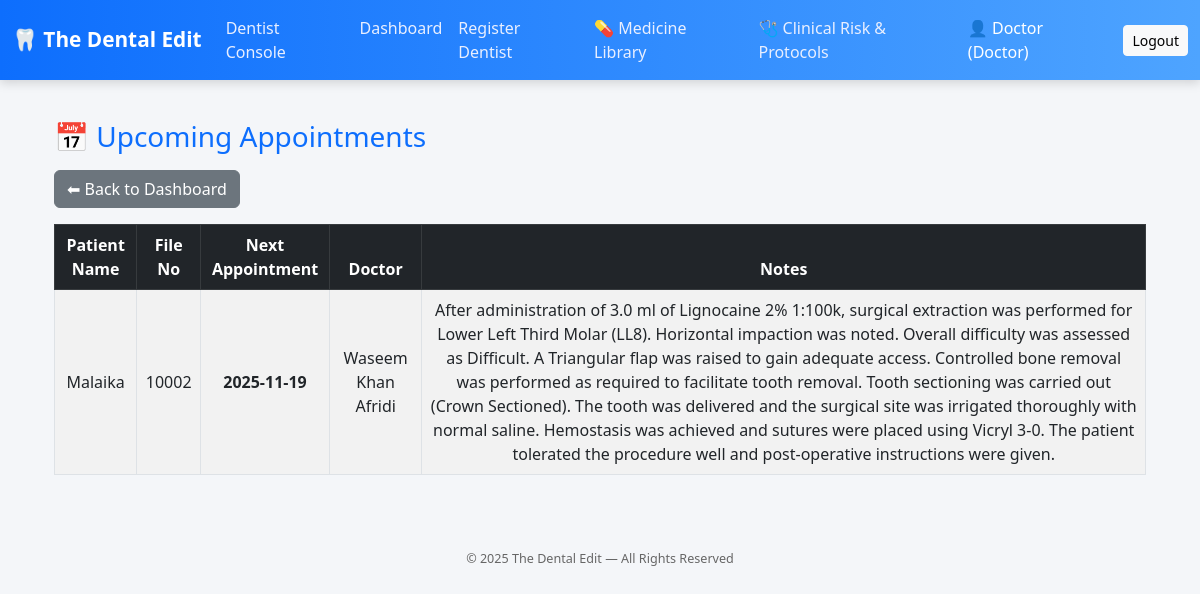
Before: /due_appointments (signed in) with the older database file.
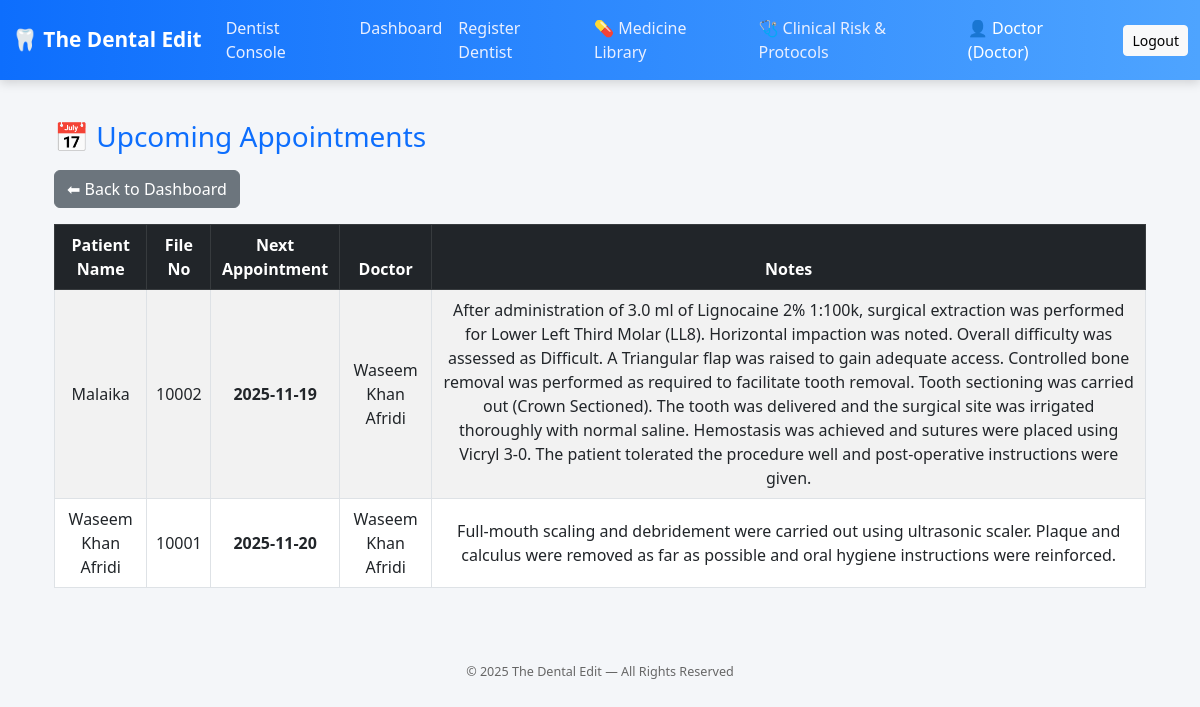
After: the same page with the newer database file.
### Dentaleditapp.py (models this page shows, shortened)
class Patient(db.Model):
    __tablename__ = 'patients'
    id = db.Column(db.Integer, primary_key=True)
    file_no = db.Column(db.String(50), unique=True)
    full_name = db.Column(db.String(150))
    father_or_spouse_name = db.Column(db.String(150))
    gender = db.Column(db.String(20))
    dob_or_age = db.Column(db.String(50))
    marital_status = db.Column(db.String(50))
    occupation = db.Column(db.String(100))
    contact = db.Column(db.String(50))
    email = db.Column(db.String(100))
    cnic = db.Column(db.String(20))
    address = db.Column(db.Text)
    date = db.Column(db.String(20), default=date.today().strftime("%Y-%m-%d"))
    created_by = db.Column(db.String(100))
    heart_disease = db.Column(db.String(10))
    blood_pressure = db.Column(db.String(10))
    diabetes = db.Column(db.String(10))
    asthma = db.Column(db.String(10))
    tuberculosis = db.Column(db.String(10))
    hepatitis = db.Column(db.String(10))
    bleeding_disorder = db.Column(db.String(10))
    epilepsy = db.Column(db.String(10))
    thyroid_disorder = db.Column(db.String(10))
    kidney_disease = db.Column(db.String(10))
    stomach_ulcers = db.Column(db.String(10))
    psychiatric_disorder = db.Column(db.String(10))
    medications = db.Column(db.Text)
    allergies = db.Column(db.Text)
    other_health = db.Column(db.Text)
    pregnant = db.Column(db.String(10))
    breastfeeding = db.Column(db.String(10))
    pregnancy_weeks = db.Column(db.String(20))
    surgery_history = db.Column(db.Text)
    last_dental_visit = db.Column(db.String(50))
    last_dental_reason = db.Column(db.String(50))
    treat_fillings = db.Column(db.String(10))
    treat_rct = db.Column(db.String(10))
    treat_crowns = db.Column(db.String(10))
    treat_extractions = db.Column(db.String(10))
    treat_scaling = db.Column(db.String(10))
    treat_denture = db.Column(db.String(10))
    treat_braces = db.Column(db.String(10))
    treat_implant = db.Column(db.String(10))
    treat_other = db.Column(db.String(100))
    bad_experience = db.Column(db.String(10))
    bad_experience_details = db.Column(db.Text)
    gum_bleeding = db.Column(db.String(10))
    gum_loose = db.Column(db.String(10))
    gum_badbreath = db.Column(db.String(10))
    gum_none = db.Column(db.String(10))
    sensitive_teeth = db.Column(db.String(10))
    frequent_cavities = db.Column(db.String(10))
    caries_none = db.Column(db.String(10))
    fractured_tooth = db.Column(db.String(10))
    jaw_accident = db.Column(db.String(10))
    trauma_none = db.Column(db.String(10))
    prosthesis_crown = db.Column(db.String(10))
    prosthesis_denture = db.Column(db.String(10))
    prosthesis_implant = db.Column(db.String(10))
    prosthesis_braces = db.Column(db.String(10))
    prosthesis_none = db.Column(db.String(10))
    uses_tobacco = db.Column(db.String(10))
    uses_naswar = db.Column(db.String(10))
    uses_paan = db.Column(db.String(10))
    uses_smoke = db.Column(db.String(10))
    smoking_frequency = db.Column(db.String(100))
    tmj_issue = db.Column(db.Text)
    tmj_notes = db.Column(db.Text)
    oral_hygiene = db.Column(db.Text)
    caries_risk = db.Column(db.Text)
    soft_tissue_notes = db.Column(db.Text)
    dental_notes = db.Column(db.Text)
    cases = db.relationship('Case', backref='patient', cascade="all, delete-orphan", lazy='joined')
    treatments = db.relationship('Treatment', backref='patient', cascade="all, delete-orphan", lazy='joined')
    visits = db.relationship('Visit', backref='patient', cascade="all, delete-orphan", lazy=True)

class Treatment(db.Model):
    __tablename__ = 'treatments'
    id = db.Column(db.Integer, primary_key=True)
    parent_treatment_id = db.Column(
        db.Integer,
        db.ForeignKey('treatments.id'),
        nullable=True
    )
    sub_treatments = db.relationship(
        'Treatment',
        backref=db.backref('parent_treatment', remote_side='Treatment.id'),
        cascade="all, delete-orphan",
        lazy=True
    )
    treatment_category = db.Column(db.String(100))   # RCT / Extraction / Ortho / Cosmetic / etc.
    treatment_type = db.Column(db.String(150))       # Specific option selected from dropdown
    date = db.Column(db.String(20), default=datetime.now().strftime("%Y-%m-%d"))
    notes = db.Column(db.Text)                       # Auto + Manual clinical notes
    post_op = db.Column(db.Text)                     # Post-op instructions generated by script
    amount = db.Column(db.Float)                     # Treatment Fee
    next_appointment = db.Column(db.String(20))
    status = db.Column(db.String(20), default="Ongoing")
    tooth_number = db.Column(db.String(10))          # e.g. UR6, LL3, UL-A
    multi_tooth = db.Column(db.String(50))           # Bridges, Implants, Multi-site
    obturation_material = db.Column(db.String(100))
    working_length = db.Column(db.Text)
    maf = db.Column(db.Text)
    extraction_type = db.Column(db.String(100))          # Simple / Surgical
    impaction_type = db.Column(db.String(100))
    extraction_difficulty = db.Column(db.String(50))
    flap_type = db.Column(db.String(100))
    bone_removal = db.Column(db.Boolean, default=False)
    suture_type = db.Column(db.String(100))
    tooth_sectioning = db.Column(db.Boolean, default=False)
    sectioning_details = db.Column(db.String(200))
    surgical_details = db.Column(db.Text)
    ortho_details = db.Column(db.Text)
    pediatric_details = db.Column(db.Text)
    cosmetic_details = db.Column(db.Text)
    attachment = db.Column(db.String(200))             # Legacy, keep for compatibility
    doctor = db.Column(db.String(100))                 # Saved clinician name
    dentist_id = db.Column(db.Integer, db.ForeignKey('dentists.id'))
    patient_id = db.Column(db.Integer, db.ForeignKey('patients.id'))
    case_id = db.Column(db.Integer, db.ForeignKey('cases.id'))
    visit_id = db.Column(db.Integer, db.ForeignKey('visits.id'))
    followups = db.relationship(
        'FollowUp',
        backref='treatment',
        cascade="all, delete-orphan",
        lazy='joined'
    )
    related_files = db.relationship(
        'Radiograph',
        backref='treatment',
        lazy=True
    )

### Dentaleditapp.py (the view)
@app.route("/due_appointments")
def due_appointments():
    if not require_role(["doctor", "assistant"]):
        return redirect(url_for("login"))
    today = datetime.now().strftime("%Y-%m-%d")
    appointments = Treatment.query.filter(
        Treatment.next_appointment != None,
        Treatment.next_appointment != "",
        Treatment.next_appointment >= today
    ).order_by(Treatment.next_appointment.asc()).all()
    return render_template("due_appointments.html", appointments=appointments)

### Dentaleditapp.py (called while the page is built)
def require_role(roles):
    return session.get("role") in roles

### templates/due_appointments.html
{% extends "layout.html" %}
{% block content %}
<div class="container mt-4">
  <h3 class="text-primary mb-3">📅 Upcoming Appointments</h3>
  <a href="{{ url_for('dashboard_main') }}" class="btn btn-secondary mb-3">⬅ Back to Dashboard</a>
  {% if appointments %}
  <table class="table table-striped table-bordered text-center align-middle">
    <thead class="table-dark">
      <tr>
        <th>Patient Name</th>
        <th>File No</th>
        <th>Next Appointment</th>
        <th>Doctor</th>
        <th>Notes</th>
      </tr>
    </thead>
    <tbody>
      {% for t in appointments %}
      <tr>
        <td>{{ t.patient.full_name }}</td>
        <td>{{ t.patient.file_no }}</td>
        <td><strong>{{ t.next_appointment }}</strong></td>
        <td>{{ t.doctor }}</td>
        <td>{{ t.notes or '—' }}</td>
      </tr>
      {% endfor %}
    </tbody>
  </table>
  {% else %}
  <div class="alert alert-info">No upcoming appointments found.</div>
  {% endif %}
</div>
{% endblock %}

### templates/layout.html (shortened to what this page needs)
<!DOCTYPE html>
<html lang="en">
<head>
  <link href="https://cdn.jsdelivr.net/npm/bootstrap@5.3.0/dist/css/bootstrap.min.css" rel="stylesheet">
</head>
<body>
<nav class="navbar navbar-expand-lg navbar-dark">
  <div class="container-fluid">
    <a class="navbar-brand" href="{% if session.get('role') in ['doctor','assistant'] %}
                                  {{ url_for('dashboard_main') }}
                                  {% elif session.get('role') == 'patient' %}
                                  {{ url_for('dashboard_patient') }}
                                  {% else %}
                                  {{ url_for('login') }}
                                  {% endif %}">
      🦷 The Dental Edit
    </a>
    <div class="collapse navbar-collapse" id="navbarNav">
      <ul class="navbar-nav me-auto mb-2 mb-lg-0">
        {% if session.get('role') == 'doctor' %}
        <li class="nav-item">
          <a class="nav-link" href="{{ url_for('doctor_dashboard') }}">Dentist Console</a>
        </li>
        {% endif %}
        {% if session.get('role') in ['doctor','assistant'] %}
        <li class="nav-item">
          <a class="nav-link" href="{{ url_for('dashboard_main') }}">Dashboard</a>
        </li>
        <li class="nav-item">
          <a class="nav-link" href="{{ url_for('register_dentist') }}">Register Dentist</a>
        </li>
        <li class="nav-item">
          <a class="nav-link" href="{{ url_for('medicine_master') }}">💊 Medicine Library</a>
        </li>
        <li class="nav-item">
          <a class="nav-link" href="{{ url_for('medical_risk_dashboard') }}">🩺 Clinical Risk & Protocols</a>
        </li>
        {% endif %}
      </ul>
      <div class="d-flex align-items-center">
        {% if session.get('username') %}
          <span class="navbar-text text-white me-3">
            👤 {{ session['username'] | capitalize }} ({{ session['role'] | capitalize }})
          </span>
          <a class="btn btn-light btn-sm" href="{{ url_for('logout') }}">Logout</a>
        {% else %}
          <a class="btn btn-light btn-sm" href="{{ url_for('login') }}">Login</a>
        {% endif %}
      </div>
    </div>
  </div>
</nav>
<div class="container py-3">
  {% block content %}{% endblock %}
</div>
<footer>
  <small>© {{ now().year if now else '2025' }} The Dental Edit — All Rights Reserved</small>
</footer>
</body>
</html>

Changed rows visible on the page:
no longer on this page (row unchanged): Patient: username "Doctor", role "Doctor"
added Treatment: patient.full_name "Waseem Khan Afridi", patient.file_no "10001", next_appointment "2025-11-20", doctor "Waseem Khan Afridi", notes "Full-mouth scaling and debridement were carried out using ultrasonic scaler. Plaque and calculus were removed as far as possible and oral hygiene instructions were reinforced."
Other visible differences:
{{ session['username'] | capitalize }}: (not shown) → "Doctor"
{{ session['role'] | capitalize }}: (not shown) → "Doctor"
